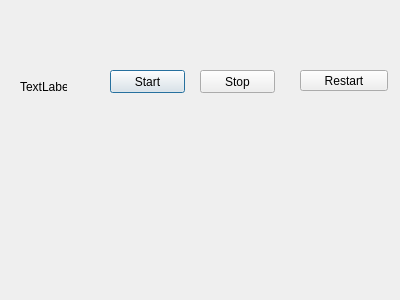
<?xml version="1.0" encoding="UTF-8"?>
<ui version="4.0">
 <class>Dialog</class>
 <widget class="QDialog" name="Dialog">
  <property name="geometry">
   <rect>
    <x>0</x>
    <y>0</y>
    <width>400</width>
    <height>300</height>
   </rect>
  </property>
  <property name="windowTitle">
   <string>Dialog</string>
  </property>
  <widget class="QPushButton" name="pushButton">
   <property name="geometry">
    <rect>
     <x>110</x>
     <y>70</y>
     <width>75</width>
     <height>23</height>
    </rect>
   </property>
   <property name="text">
    <string>Start</string>
   </property>
  </widget>
  <widget class="QPushButton" name="pushButton_2">
   <property name="geometry">
    <rect>
     <x>200</x>
     <y>70</y>
     <width>75</width>
     <height>23</height>
    </rect>
   </property>
   <property name="text">
    <string>Stop</string>
   </property>
  </widget>
  <widget class="QLabel" name="label">
   <property name="geometry">
    <rect>
     <x>20</x>
     <y>80</y>
     <width>47</width>
     <height>13</height>
    </rect>
   </property>
   <property name="text">
    <string>TextLabel</string>
   </property>
  </widget>
  <widget class="QPushButton" name="pushButton_3">
   <property name="geometry">
    <rect>
     <x>300</x>
     <y>70</y>
     <width>88</width>
     <height>21</height>
    </rect>
   </property>
   <property name="text">
    <string>Restart</string>
   </property>
  </widget>
 </widget>
 <layoutdefault spacing="6" margin="11"/>
 <resources/>
 <connections/>
</ui>
